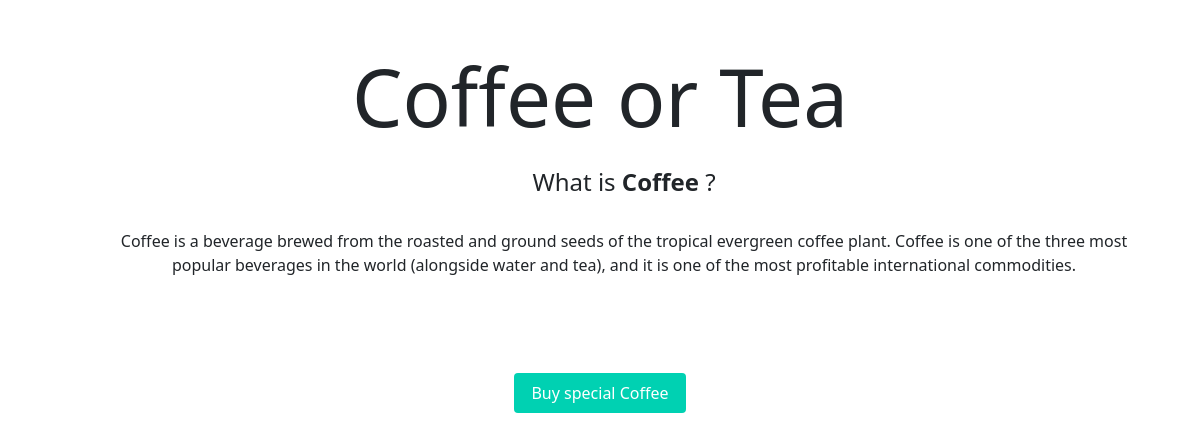
Screenshot of /item/1/ with the database file from the repository.
### payments/models.py (models this page shows)
class Item(models.Model):
    name = models.CharField(max_length=100)
    description = models.TextField()
    price = models.DecimalField(max_digits=10, decimal_places=2)

### payments/views.py (the view)
# urls.py: path('item/<int:pk>/', views.ItemView.as_view(), name='item-detail'),
class ItemView(DetailView):
    model = Item
    template_name = 'item.html'
    context_object_name = 'item'

### templates/item.html (shortened to what this page needs)
{% extends 'home.html' %}
{% load static %}
{% block content %}
<div class="container col m-4">
        <h4>What is <b>{{ item.name }}</b> ?</h4>
        <p class="p-4 hm-4">{{ item.description }}</p>
    </div>
    <section class="section">
      <div class="container">
        <button class="button is-primary" id="submitBtn">Buy special {{ item.name }}</button>
      </div>
    </section>
{% endblock %}

### rows the page displays
Item: name "Coffee", description "Coffee is a beverage brewed from the roasted and ground seeds of the tropical evergreen coffee plant. Coffee is one of the three most popular beverages in the world (alongside water and tea), and it is one of the most profitable international commodities."
